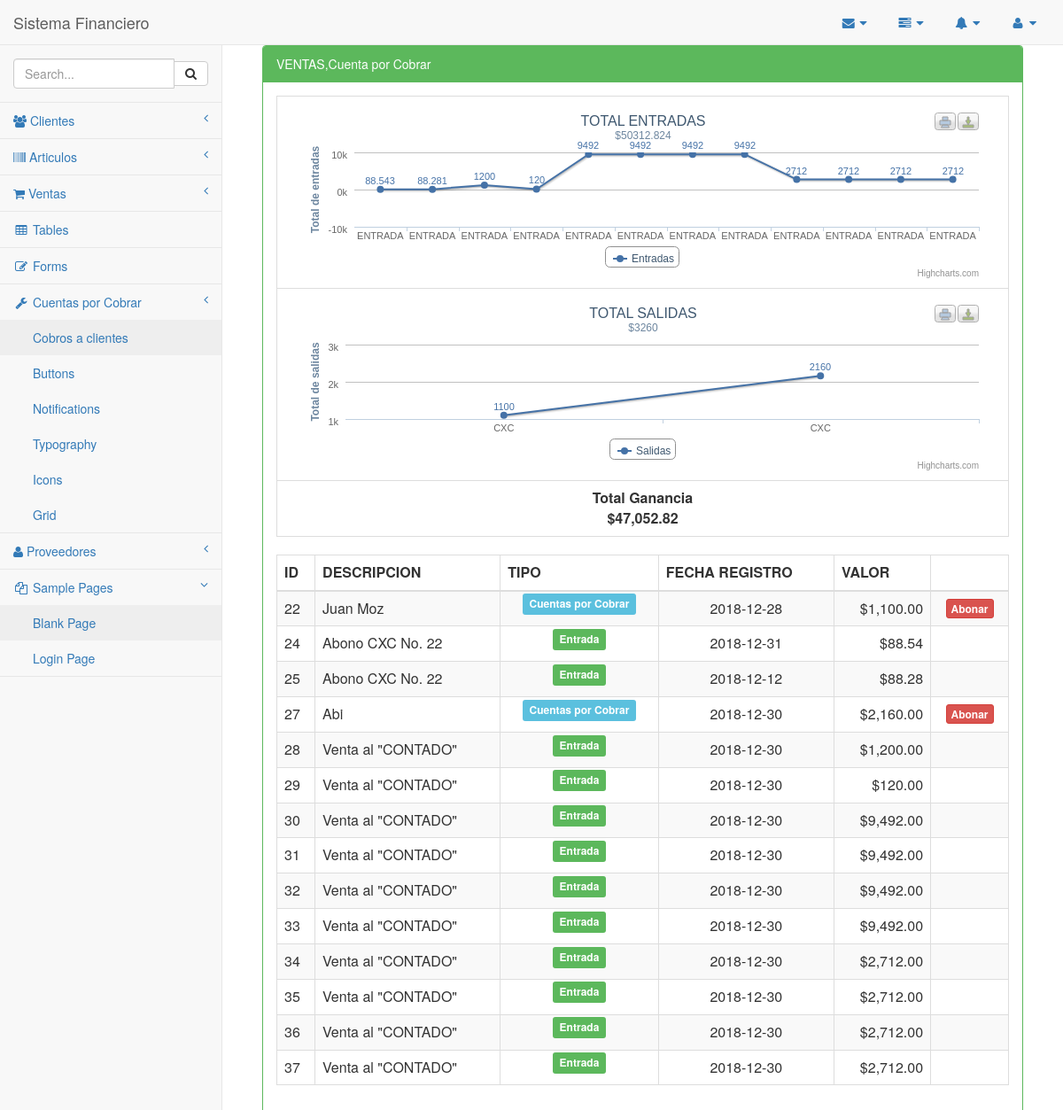
The app's page /cxc/cobros.php with its own data.
### tables this page shows
CREATE TABLE `contable` (
  `id_contable` int(11) NOT NULL,
  `concepto1` varchar(40) DEFAULT NULL,
  `concepto2` varchar(50) DEFAULT NULL,
  `tipo` varchar(20) DEFAULT NULL,
  `valor` varchar(20) DEFAULT NULL,
  `fecha` date DEFAULT NULL,
  `hora` time DEFAULT NULL,
  `clase` varchar(20) DEFAULT NULL,
  `interes` float DEFAULT NULL,
  `cuota` float DEFAULT NULL,
  `to_interes` float DEFAULT NULL,
  `observacion` varchar(75) DEFAULT NULL
);

CREATE TABLE `tb_cliente` (
  `id_cliente` int(11) NOT NULL,
  `nombre_cliente` varchar(40) DEFAULT NULL,
  `dir_cliente` varchar(100) DEFAULT NULL,
  `dui` varchar(15) DEFAULT NULL,
  `tel` varchar(15) DEFAULT NULL
);

### funciones.php (called while the page is built, shortened)
<?php
function formato($valor){
		return number_format($valor,2,".",",");
	}
        ?>

### cxc/cobros.php (the view, shortened to what this page needs)
<?php
include_once '../conexion/php_conexion.php';
include_once '../funciones.php';
include_once '../Plantilla/encabezado.php';
include_once '../Plantilla/menuLateral.php';
?>
<?php
$salida = 0;
$entrada = 0;
$sql = mysqli_query($conexion, "SELECT * FROM contable");
while ($row = mysqli_fetch_array($sql)) {
    if ($row['tipo'] == 'ENTRADA') {
        $entrada = $entrada + $row['valor'];
    } elseif ($row['tipo'] == 'SALIDA' or $row['tipo'] == 'CXC') {
        $salida = $salida + $row['valor'];
    } elseif ($row['tipo'] == 'CXP') {
    }
}
?>
<div id="page-wrapper">
    <div class="container-fluid">
        <div class="row">
            <div class="col-md-12">
                <div class="panel panel-green">
                    <div class="panel-heading">
                        VENTAS,Cuenta por Cobrar
                    </div>
                    <div class="panel-body">
                        <table class="table table-bordered">
                            <tr>
                                <td>
                                    <div class="row-fluid">
                                        <div class="col-md-12 text-success"  align="center">
                                            <div id="container" style="width: 100%; height:200px; margin: 0 auto"></div>
                                        </div>
                                    </div>
                                </td>
                            </tr>
                                <tr>
                                   <td>
                                        <div class="row-fluid">
                                        <div class="col-md-12 text-danger" align="center">
                                         <div id="salidas" style="width: 100%; height:200px; margin: 0 auto"></div>
                                        </div>
                                    </div>
                                </td>
                            </tr>
                                <tr>
                                     <td>
                                     <div class="row-fluid">
                                        <div class="col-md-12" align="center">
                                            <strong>Total Ganancia</strong><br>
                                            <strong><?php echo '$' . formato($entrada - $salida); ?></strong>
                                        </div>
                                    </div>
                                </td>
                            </tr>
                        </table>
                        <div class="table-responsive">
                            <table class="table table-striped table-bordered table-hover" id="dataTables-example">
                                <thead>
                                    <tr>
                                        <th>ID</th>
                                        <th>DESCRIPCION</th>
                                        <th>TIPO</th>
                                        <th>FECHA REGISTRO</th>
                                        <th>VALOR</th>
                                        <th></th>
                                    </tr>
                                </thead>
                                <tbody>
                                    <?php
                                    $sql = mysqli_query($conexion, "SELECT * FROM contable");
                                    while ($row = mysqli_fetch_array($sql)) {
                                        if ($row['tipo'] == 'ENTRADA') {
                                            $tipo = '<span class="label label-success">Entrada</span>';
                                        } elseif ($row['tipo'] == 'SALIDA') {
                                            $tipo = '<span class="label label-danger">SALIDA</span>';
                                        } elseif ($row['tipo'] == 'CXC') {
                                            $tipo = '<span class="label label-info">Cuentas por Cobrar</span>';
                                        } elseif ($row['tipo'] == 'CXP') {
                                            $tipo = '<span class="label label-warning">Cuentas por Pagar</span>';
                                        }
                                        $conCliente = (int) $row['concepto1'];
                                        $cliente = mysqli_query($conexion, "SELECT*FROM tb_cliente WHERE id_cliente='$conCliente'");
                                        while ($roww = mysqli_fetch_array($cliente)) {
                                            $c_nombre = $roww['nombre_cliente'];
                                        }
                                        if ($row['tipo'] == 'CXC') {
                                            $c_nombre;
                                        } elseif ($row['tipo'] == 'CXP') {
                                        } else {
                                            $c_nombre = $row['concepto1'];
                                        }
                                        ?>
                                        <tr class="odd gradeX">
                                            <td><?php echo $row['id_contable'] ?></td>
                                            <td><?php echo $c_nombre; ?></td>
                                            <td><center><?php echo $tipo; ?></center></td>
                                    <td><center><?php echo $row['fecha']; ?></center></td>
                                    <td><div align="right"><?php echo '$' . formato($row['valor']); ?></div></td>
                                    <td><?php ?>
                                    <center>
    <?php if ($row['tipo'] == 'CXC') { ?>
                                            <a href="cxc.php?id=<?php echo $row[0]; ?>" class="btn btn btn-danger btn-xs"><strong>Abonar</strong></a>
    <?php } elseif ($row['tipo'] == 'CXP') { ?>
                                            <a href="cxp.php?id=<?php echo $row[0]; ?>" class="btn btn btn-danger btn-xs"><strong>Abonar</strong></a>
                                        <?php } ?>
                                    </center>
                                    </td>
                                    </tr>
                                    <?php } ?>
                                </tbody>
                            </table>
                        </div>
                    </div>
                </div>
            </div>
        </div>
    </div>
</div>
<?php
include_once '../Plantilla/inferior.php';
?>

### records on screen
contable: id_contable "22", tb_cliente.nombre_cliente "Juan Moz", tipo "Cuentas por Cobrar", fecha "2018-12-28", valor "1,100.00"
contable: id_contable "24", concepto1 "Abono CXC No. 22", tipo "Entrada", fecha "2018-12-31", valor "88.54"
contable: id_contable "25", concepto1 "Abono CXC No. 22", tipo "Entrada", fecha "2018-12-12", valor "88.28"
contable: id_contable "27", tb_cliente.nombre_cliente "Abi", tipo "Cuentas por Cobrar", fecha "2018-12-30", valor "2,160.00"
contable: id_contable "28", concepto1 "Venta al \"CONTADO\"", tipo "Entrada", fecha "2018-12-30", valor "1,200.00"
contable: id_contable "29", concepto1 "Venta al \"CONTADO\"", tipo "Entrada", fecha "2018-12-30", valor "120.00"
contable: id_contable "30", concepto1 "Venta al \"CONTADO\"", tipo "Entrada", fecha "2018-12-30", valor "9,492.00"
contable: id_contable "31", concepto1 "Venta al \"CONTADO\"", tipo "Entrada", fecha "2018-12-30", valor "9,492.00"
contable: id_contable "32", concepto1 "Venta al \"CONTADO\"", tipo "Entrada", fecha "2018-12-30", valor "9,492.00"
contable: id_contable "33", concepto1 "Venta al \"CONTADO\"", tipo "Entrada", fecha "2018-12-30", valor "9,492.00"
contable: id_contable "34", concepto1 "Venta al \"CONTADO\"", tipo "Entrada", fecha "2018-12-30", valor "2,712.00"
contable: id_contable "35", concepto1 "Venta al \"CONTADO\"", tipo "Entrada", fecha "2018-12-30", valor "2,712.00"
contable: id_contable "36", concepto1 "Venta al \"CONTADO\"", tipo "Entrada", fecha "2018-12-30", valor "2,712.00"
contable: id_contable "37", concepto1 "Venta al \"CONTADO\"", tipo "Entrada", fecha "2018-12-30", valor "2,712.00"

### other values on screen
formato($entrada - $salida) "47,052.82"
